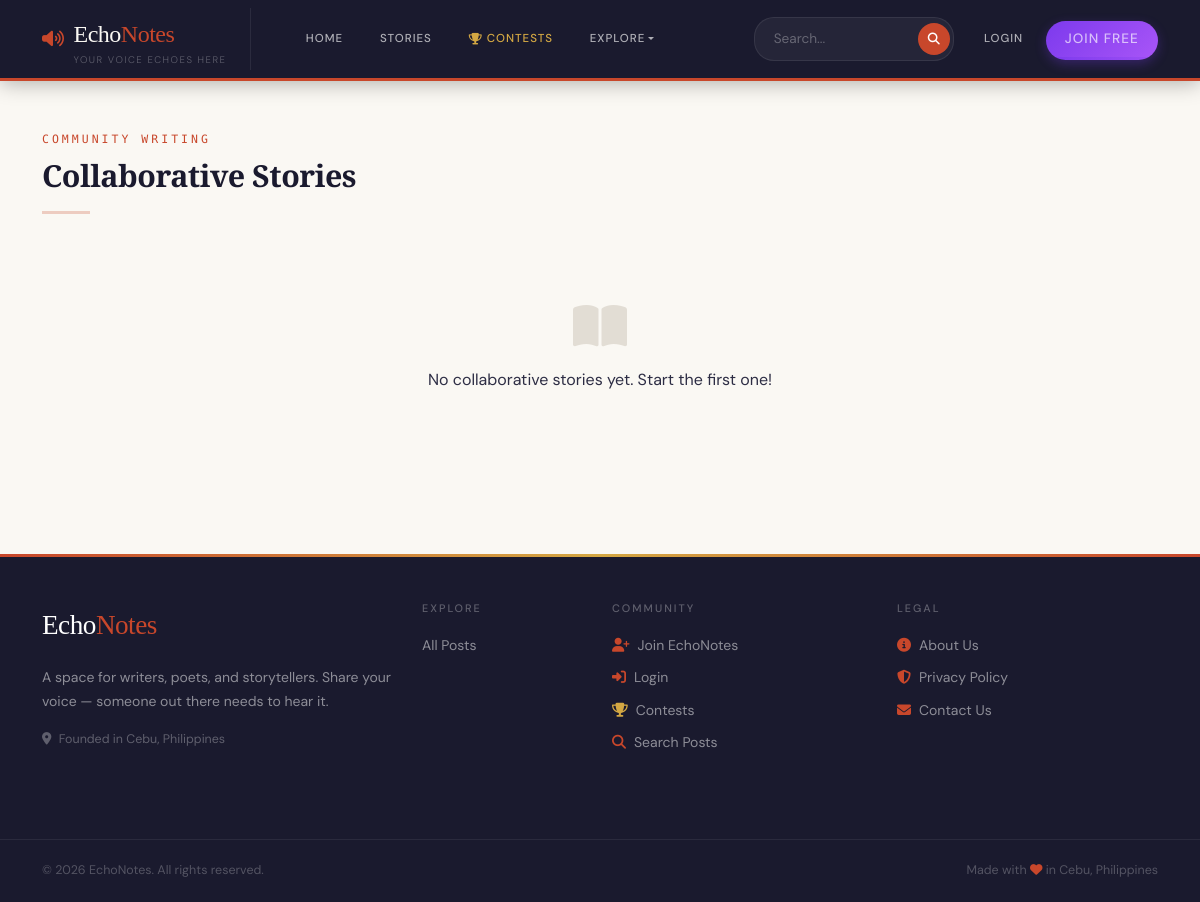
The app's page /stories/, older data.
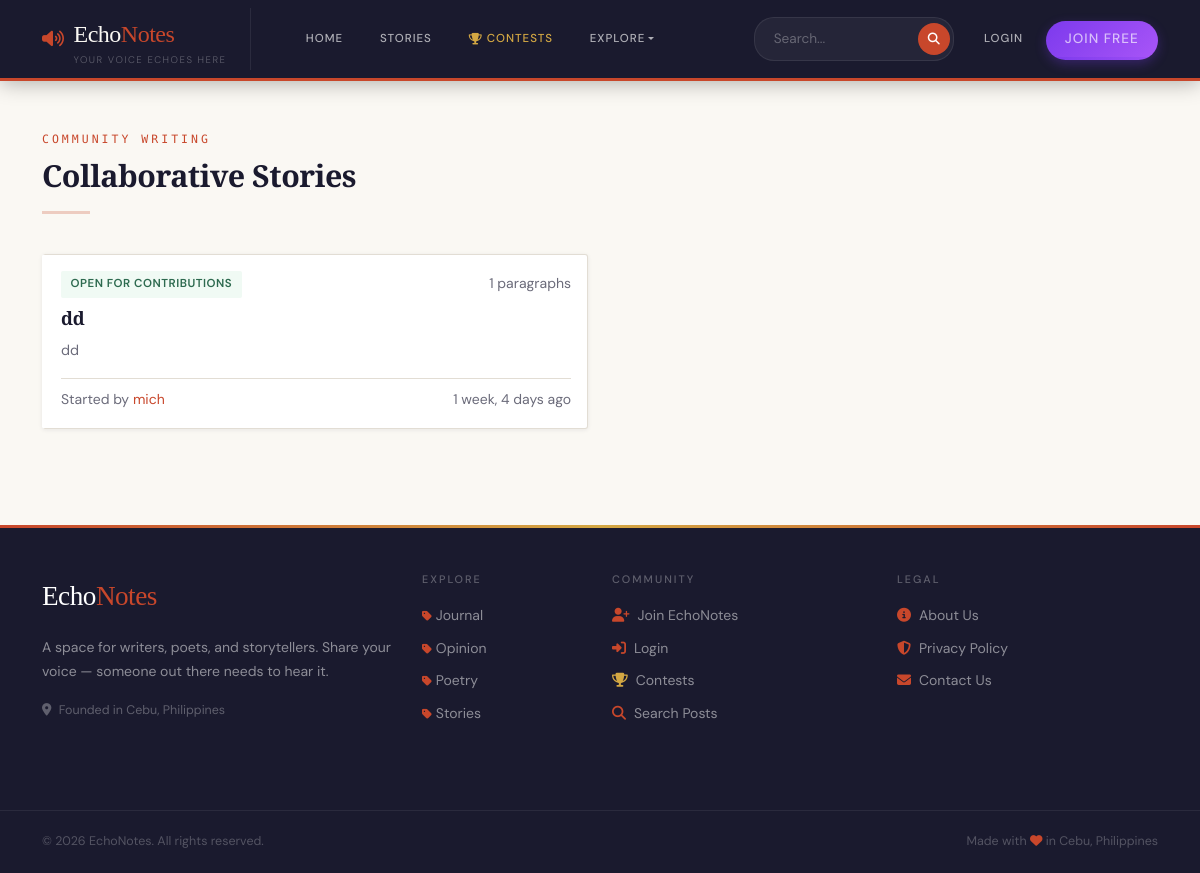
The same page, newer data.
### blog/models.py (models this page shows, shortened)
class CollaborativeStory(models.Model):
    STATUS_OPEN = 'open'
    STATUS_CLOSED = 'closed'
    STATUS_CHOICES = [
        (STATUS_OPEN, 'Open for contributions'),
        (STATUS_CLOSED, 'Closed'),
    ]
    title = models.CharField(max_length=200)
    description = models.TextField()
    started_by = models.ForeignKey(User, on_delete=models.CASCADE, related_name='stories_started')
    status = models.CharField(max_length=10, choices=STATUS_CHOICES, default=STATUS_OPEN)
    max_contributors = models.IntegerField(default=10)
    created_date = models.DateTimeField(default=timezone.now)
    class Meta:
        ordering = ['-created_date']
        verbose_name_plural = 'Collaborative Stories'
    def total_paragraphs(self):
        return self.paragraphs.count()

class Category(models.Model):
    name = models.CharField(max_length=100, unique=True)
    slug = models.SlugField(max_length=100, unique=True)
    description = models.TextField(blank=True)
    class Meta:
        verbose_name_plural = 'Categories'
        ordering = ['name']

### blog/views.py (the view)
# urls.py: path('stories/', views.collaborative_stories, name='story-list'),
def collaborative_stories(request):
    stories = Paginator(CollaborativeStory.objects.all().order_by('-created_date'), 10).get_page(request.GET.get('page'))
    return render(request, 'collaborative_stories.html', {'stories': stories})

### blog/context_processors.py (called while the page is built)
def categories(request):
    from .models import Category
    return {'categories': Category.objects.all()}

### blog/templates/collaborative_stories.html (shortened to what this page needs)
{% extends 'base.html' %}
{% block content %}
<div class="container py-5">
    <div class="d-flex justify-content-between align-items-end mb-1 flex-wrap gap-2">
        <div>
            <span class="section-eyebrow">Community Writing</span>
            <h1 class="section-title">Collaborative Stories</h1>
        </div>
    </div>
    <hr class="section-divider">
    <div class="row g-4">
        {% for story in stories %}
        <div class="col-md-6">
            <div class="card post-card h-100 p-3">
                <div class="d-flex justify-content-between align-items-start mb-2">
                    <span class="{% if story.status == 'open' %}contest-status-open{% else %}contest-status-closed{% endif %}">
                        {{ story.get_status_display }}
                    </span>
                    <small class="text-muted">{{ story.total_paragraphs }} paragraphs</small>
                </div>
                <h5 class="card-title">
                    <a href="{% url 'story-detail' story.pk %}" class="text-decoration-none" style="color:var(--ink)">
                        {{ story.title }}
                    </a>
                </h5>
                <p class="card-text text-muted">{{ story.description|truncatewords:25 }}</p>
                <div class="mt-auto pt-2 border-top d-flex justify-content-between align-items-center" style="border-color:var(--cream-border)!important">
                    <small class="text-muted">
                        Started by <a href="{% url 'profile-detail' story.started_by.username %}" class="text-decoration-none">{{ story.started_by.username }}</a>
                    </small>
                    <small class="text-muted">{{ story.created_date|timesince }} ago</small>
                </div>
            </div>
        </div>
        {% empty %}
        <div class="col-12 text-center py-5 text-muted">
            <i class="fas fa-book-open fa-3x mb-3" style="color:var(--cream-border)"></i>
            <p>No collaborative stories yet. Start the first one!</p>
        </div>
        {% endfor %}
    </div>
</div>
{% endblock %}

### blog/templates/base.html (shortened to what the changed rows need)
<!DOCTYPE html>
<html lang="en">
<head>
    <link href="https://cdn.jsdelivr.net/npm/bootstrap@5.3.0/dist/css/bootstrap.min.css" rel="stylesheet">
    <link rel="stylesheet" href="https://cdnjs.cloudflare.com/ajax/libs/font-awesome/6.4.0/css/all.min.css">
    {% load static %}
    <link rel="stylesheet" href="{% static 'css/style.css' %}?v=1.0.1">
<body>
<main>
    {% block content %}{% endblock %}
</main>
<footer class="echo-footer mt-5">
    <div class="container py-5">
        <div class="row">
            <div class="col-lg-2 col-md-4 mb-4">
    <ul class="list-unstyled mb-0">
        {% for category in categories %}
            <li style="margin-bottom:0.5rem;">
                <a href="{% url 'category-posts' category.slug %}">
                    <i class="fas fa-tag me-1" style="font-size:0.7rem;color:var(--accent)"></i>{{ category.name }}
                </a>
            </li>
        {% empty %}
            <li><a href="{% url 'landing' %}">All Posts</a></li>
        {% endfor %}
    </ul>
    </div>
        </div>
    </div>
</footer>
</body>
</html>

Row changes from the older to the newer data that the page shows:
added CollaborativeStory: status "OPEN FOR CONTRIBUTIONS", total_paragraphs "1", title "dd", description "dd", started_by.username "mich", created_date "1 week, 4 days"
added Category: name "Journal"
added Category: name "Opinion"
added Category: name "Poetry"
added Category: name "Stories"
Text that changed along with them:
text no longer shown: "No collaborative stories yet. Start the first one! All Posts"
